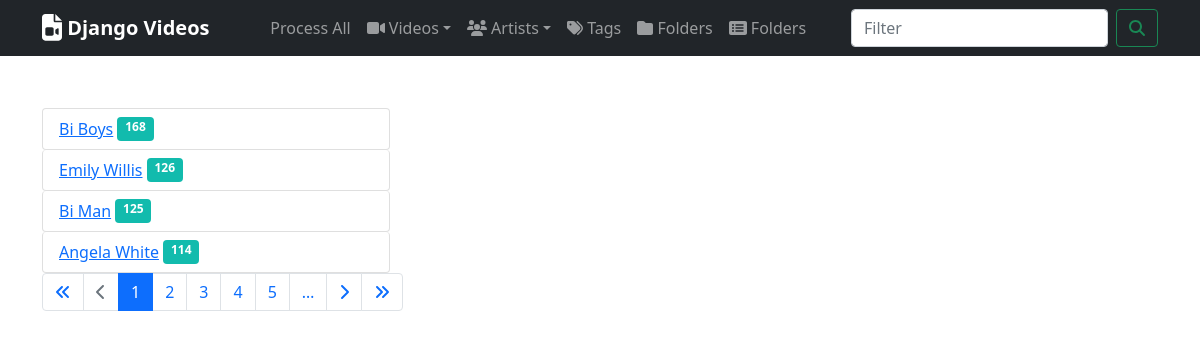
Screenshot of /artists/ with the database file from the repository.
### videos/models.py (models this page shows, shortened)
class Artist(models.Model):
    name = models.CharField(max_length=255, null=False)
    gender = models.CharField(max_length=1, choices=GENDERS, default='F')
    video_count = models.IntegerField(default=0, null=False)
    videos = models.ManyToManyField('Video', blank=True)
    category = models.ForeignKey(Category, on_delete=models.SET_DEFAULT, default= 2)
    class Meta:
        ordering = ['-video_count', 'name']

### videos/views.py (the view)
# urls.py: path('artists/', ArtistListView.as_view()),
class ArtistListView(ListView):
    paginate_by = 4
    model = Artist
    def get_queryset(self):
        queryset = super(ArtistListView, self).get_queryset()
        if global_filter != "":
            if global_filter.lower() == "movie":
                queryset = queryset.filter(video__is_movie=True)
            else:
                queryset = Artist.objects.filter(Q(name__icontains=global_filter) |
                                                 Q(category__full_name__icontains=global_filter))
        return queryset

### templates/videos/artist_list.html (shortened to what this page needs)
{% extends "base.html" %}
{% block side_list %}
    <div class="col-md-12">
        <div class="row-cols-md-auto">
            <ul class="list-group">
              {%  for artist in page_obj %}
                  <li class="list-group-item d-flex flex-row rounded w-100" style="">
                <a href="{{ artist.id }}">{{ artist.name}}</a>&nbsp;<span class="badge badge-primary badge-pill" style="background-color: rgb(18, 187, 173); color: rgb(255, 255, 255); font-size: 12px; font-weight: 700; text-align: center; white-space: nowrap;">{{ artist.videos.count }}</span></li>
              {% endfor %}
            </ul>
        </div>
        <div class="row-cols-md-auto">
            <nav >
                <ul class="pagination">
                    <li class="page-item"><a class="page-link" href="?page=1"><i class="fa fa-angle-double-left" aria-hidden="true"></i></a></li>
                {% if page_obj.has_previous %}
                    <li class="page-item"><a class="page-link" href="?page={{ page_obj.previous_page_number }}"><i class="fa fa-chevron-left" aria-hidden="true"></i></a></li>
                {% else %}
                    <li class="page-item disabled"><span class="page-link"><i class="fa fa-chevron-left" aria-hidden="true"></i></span></li>
                {% endif %}
                {% for i in page_obj.paginator.page_range %}
                    {% if page_obj.number == i %}
                        <li class="page-item active"><span class="page-link">{{ i }} <span class="sr-only">(current)</span></span></li>
                    {% elif i > page_obj.number|add:'-5' and i < page_obj.number|add:'5' %}
                        <li class="page-item"><a class="page-link" href="?page={{ i }}">{{ i }}</a></li>
                    {% endif %}
                {% endfor %}
                {% if page_obj.paginator.num_pages > page_obj.number|add:'4' %}
                    <li class="page-item"><a class="page-link" href="?page={{ page_obj.number|add:'5' }}">&hellip;</a></li>
                {% endif %}
                {% if page_obj.has_next %}
                    <li class="page-item"><a class="page-link" href="?page={{ page_obj.next_page_number }}"><i class="fa fa-chevron-right" aria-hidden="true"></i></a></li>
                {% else %}
                    <li class="page-item disabled"><span class="page-link"><i class="fa fa-chevron-right" aria-hidden="true"></i></span></li>
                {% endif %}
                    <li class="page-item"><a class="page-link" href="?page={{ page_obj.paginator.num_pages }}"><i class="fa fa-angle-double-right" aria-hidden="true"></i></a></li>
                </ul>
            </nav>
        </div>
    </div>
{% endblock side_list %}

### static/css/all.css (style rules this page uses)
.fa-chevron-left:before { content: "\f053"; }
.fa-chevron-right:before { content: "\f054"; }

### rows the page displays
Artist: name "Bi Boys", videos.count "168"
Artist: name "Emily Willis", videos.count "126"
Artist: name "Bi Man", videos.count "125"
Artist: name "Angela White", videos.count "114"

### other values shown
{{ i }} "1"
{{ i }} "2" "3" "4" "5"
